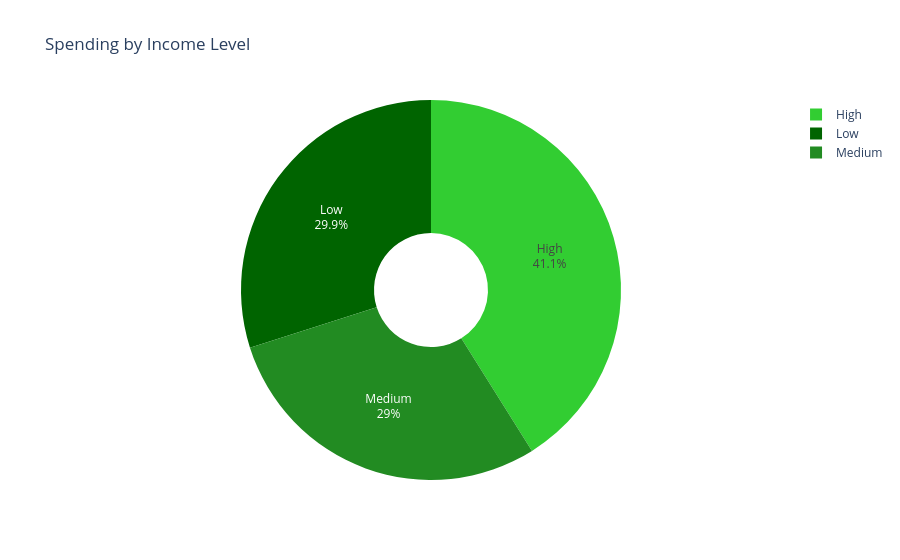

Write notebook code for a chart like this one.
### Markdown cell above
Description:
1. Why was this visualization created?
The visualization was created to analyze the distribution of total spending across different age groups. By grouping the data into age bins and aggregating the total spending for each group, the visualization aims to identify trends and patterns in spending behavior relative to age. The focus is to see which age groups contribute the most to total spending, helping businesses or organizations to understand consumer spending behavior by age demographics.
2. What question does it address?
The question this visualization addresses is:
"How does total spending vary across different age groups, and which age group has the highest and lowest spending?"

Visualization Type: Bar graph

Data Used:
Variables: Amount, unique TransactionID, Age (grouped)

Key Observations:
High spending in age groups 20-29, 30-39, and 40-49:
    20-29: 143,631.63
    30-39: 140,731.89
    40-49: 231,829.07
    These age groups represent the most significant contributors to the total spending, particularly the 40-49 age group, which has the highest spending.

Moderate spending in age groups 50-59 and 60-69:
    50-59: 155,929.68
    60-69: 151,076.27 
    These groups contribute substantially, though not as much as the 40-49 and 20-29 age groups.

Minimal spending in groups 10-19 and 70-79:
    10-19: 31,579.13
    70-79: 20,459.79 
    These age groups have very low spending, particularly the 70-79 group, which contributes the least in total sales.

Insights:
1. Age Group Spending Correlation with Demographics:
 When comparing the spending figures to the number of customers per age group:
  20-29 (188 customers) and 30-39 (188 customers) have relatively large contributions to total sales despite not being the largest in terms of the customer count (188 customers each). These groups' higher spending may be due to the fact that these age groups are in the workforce, possibly with higher disposable income.
  40-49 (281 customers) has the highest total spending (231,829.07), which aligns with the fact that this group has the largest number of customers (281). This suggests that middle-aged consumers, likely at their peak earning years, contribute significantly to total spending.

2. Younger Groups (10-19):
    The 10-19 age group (45 customers) has some spending recorded ($31,579.13), but this is low compared to the groups with more customers. This age group is likely still dependent on allowances, part-time work, or family support for spending, explaining the lower figures.

3. Older Groups (60-69 and 70-79):
    The 60-69 age group (191 customers) has moderate spending (151,076.27), which is consistent with retirees or those nearing retirement, whose spending habits may focus more on health and lifestyle-related purchases.
    70-79 (22 customers) has a significantly lower total spending (20,459.79). The small customer base and possible limited income or fixed pension could explain this lower spending.

### Code cell
# Ensure the 'Amount' column is numeric
final_combined_dataset['Amount'] = pd.to_numeric(final_combined_dataset['Amount'], errors='coerce')

# Group by TransactionID to calculate the sum of Amount for each unique transaction
unique_transaction_sales = final_combined_dataset.groupby('TransactionID').agg({'Amount': 'sum'}).reset_index()

# Group by IncomeLevel and calculate the total spending (sum of Amount) and unique CustomerID count for each IncomeLevel
income_level_spending = final_combined_dataset.groupby('IncomeLevel').agg({
    'Amount': 'sum',  # Sum the Amount for each IncomeLevel
    'CustomerID': 'nunique'  # Count unique CustomerID for each IncomeLevel
}).reset_index()

# Define custom sort order for IncomeLevel
income_order = ['High', 'Medium', 'Low']

# Convert 'IncomeLevel' column to a categorical type with the custom order
income_level_spending['IncomeLevel'] = pd.Categorical(
    income_level_spending['IncomeLevel'],
    categories=income_order,
    ordered=True
)

# Sort the DataFrame by 'IncomeLevel' based on the custom order
income_level_spending = income_level_spending.sort_values('IncomeLevel')

# Create the donut chart
fig = px.pie(
    income_level_spending,
    names='IncomeLevel',
    values='Amount',
    title="Spending by Income Level",
    hole=0.3,  # Create a donut chart by adding a hole
    color='IncomeLevel',  # Color the sections by IncomeLevel
    color_discrete_sequence=['#32CD32', '#228B22', '#006400']  # Custom dark green shades
)

# Update layout for better readability
fig.update_traces(textinfo='percent+label', hovertemplate='Income Level: %{label}<br>Spending: %{value}<extra></extra>')

# Update layout settings
fig.update_layout(
    plot_bgcolor='white',
    showlegend=True,  # Show the legend
)

# Show the figure
fig.show()

### Figure 1 — Plotly figure (JSON) as saved in the notebook; plotly's stock layout.template omitted (floating-point values rounded to 4 significant figures)
{"data": [{"customdata": [["High"], ["Medium"], ["Low"]], "domain": {"x": [0, 1], "y": [0, 1]}, "hole": 0.3, "hovertemplate": "Income Level: %{label}<br>Spending: %{value}<extra></extra>", "labels": ["High", "Medium", "Low"], "legendgroup": "", "marker": {"colors": ["#32CD32", "#228B22", "#006400"]}, "name": "", "showlegend": true, "textinfo": "percent+label", "type": "pie", "values": [565400.0, 399300.0, 411600.0]}], "layout": {"autosize": true, "legend": {"tracegroupgap": 0}, "piecolorway": ["#32CD32", "#228B22", "#006400"], "plot_bgcolor": "white", "showlegend": true, "title": {"text": "Spending by Income Level"}}}
